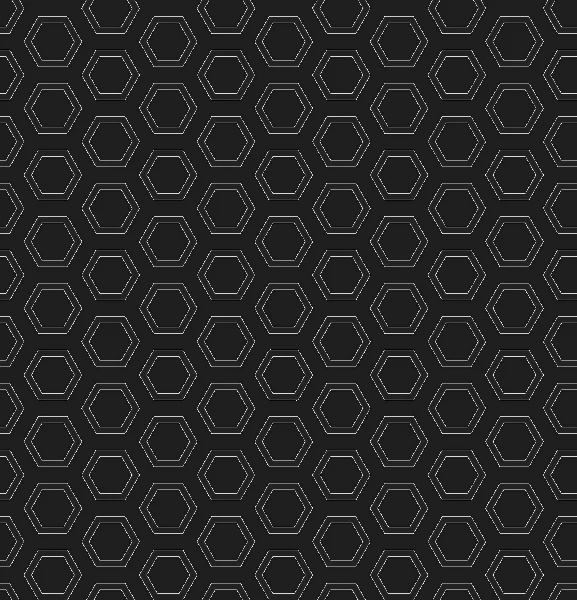
#> input picture image/back_30.jpg, 577 x 600 px
$ python input_mask.py
#> lines starting #> are read from the running program, lines starting #| are printed output that depends on the picture; after the words box and inside, x2 and y2 are one past the last pixel; in counts of white or black regions, pixels touching at a corner belong together
# 入力画像に異なる背景画像にする
import cv2
import numpy as np
import os

def add(object_img, back_img):

    # HSVに変換する
    # hsv = cv2.cvtColor(object_img, cv2.COLOR_BGR2HSV)
    gray = cv2.cvtColor(object_img, cv2.COLOR_BGR2GRAY)

    kernel = np.ones((5,5), np.int8)
    # 2値化する
    #bin_img = cv2.inRange(hsv, (0,10,0),(255,255,255))
    lower = 20
    uppper = 40
    bin_img = cv2.inRange(gray, lower, uppper)
    # [16 lines of commented-out code are left out]

    mask_cleaned = cv2.morphologyEx(bin_img, cv2.MORPH_OPEN, kernel)

    mask = cv2.bitwise_not(bin_img)

    # 貼り付け位置
    x, y = 0, 0

    w = min(object_img.shape[1], back_img.shape[1] - x)
    h = min(object_img.shape[0], back_img.shape[0] - y)

    # 合成する領域
    object_roi = object_img[:h, :w]
    back_roi = back_img[y:y+h, x:x+w]

    # 合成する
    back_roi[:] = np.where(mask[:h, :w, np.newaxis] == 0, back_roi, object_roi.astype(float))
    # cv2.imshow("add_img", back_roi)
    # cv2.waitKey(0)
    return back_roi

if __name__ == '__main__':

    output_dir = '../test/new_input_back30/'
    os.makedirs(output_dir, exist_ok = True)

    back_img = cv2.imread('../image/back_30.jpg')
#> back_img is the input picture: shape (600, 577, 3); min 0, max 255, mean 39.4
    back_img = cv2.resize(back_img, (416, 416))
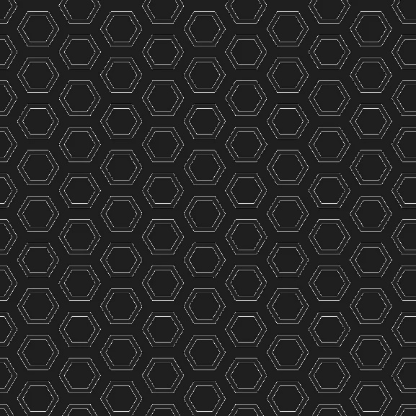
#> back_img: shape (416, 416, 3); min 4, max 241, mean 39.3
    cv2.imwrite('../image/back_img_30.jpg', back_img)

    kernel = np.ones((5, 5), np.uint8)

    number = 20
    for i in range(number):
        # 画像の読み込み
        image = cv2.imread(f'../test/new_input2/input_{i}.png')
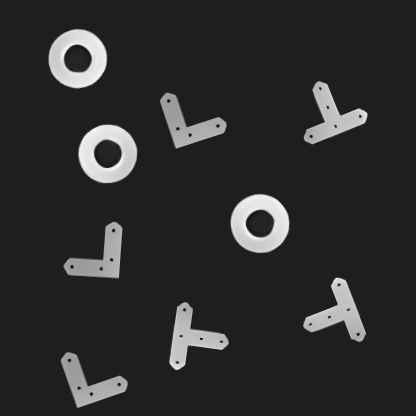
#> input picture test/new/new_input2/input_0.png, 416 x 416 px, found by its file name
#> image is the input picture: shape (416, 416, 3); mean B, G, R 45.1, 45.2, 45.1
        back_img = cv2.imread('../image/back_30.jpg')
        back_img = cv2.resize(back_img, (416, 416))

        # # 白色の部分をマスクして
        # gray_img = cv2.cvtColor(image, cv2.COLOR_BGR2GRAY)
        # # thre, mask = cv2.threshold(gray_img, 0, 50, cv2.THRESH_BINARY)
        # mask = cv2.inRange(gray_img, 254, 255)

        # # モルフォロジー
        # mask_cleaned = cv2.morphologyEx(mask, cv2.MORPH_OPEN, kernel)

        # # マスク画像の反転
        # mask_inv = cv2.bitwise_not(mask)

        # # 画像と背景を合成
        # result = cv2.bitwise_and(image, image, mask=mask_inv)
        # back_portion = cv2.bitwise_and(back_img, back_img, mask=mask_cleaned)
        # final_img = cv2.add(result, back_portion)

        final_img = add(image, back_img)
#> in add, `bin_img = cv2.inRange(gray, lower, uppper)`:
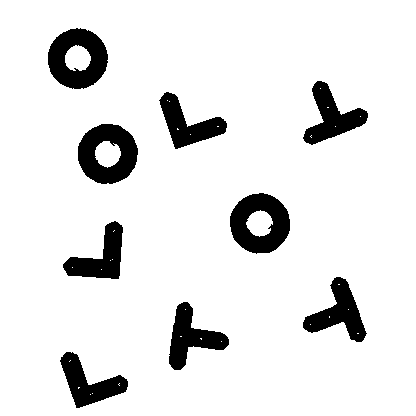
#> bin_img: shape (416, 416); 90% white; 9 black regions, largest, box (x1, y1, x2, y2) and area: (48, 28, 108, 89) 2324, (230, 193, 290, 254) 2322, (78, 124, 138, 184) 2320
#> in add, `mask_cleaned = cv2.morphologyEx(bin_img, cv2.MORPH_OPEN, kernel)`:
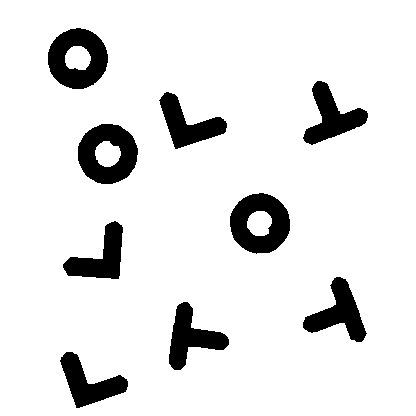
#> mask_cleaned: shape (416, 416); 89.9% white; 9 black regions, largest, box (x1, y1, x2, y2) and area: (48, 28, 108, 89) 2345, (230, 193, 290, 254) 2339, (78, 124, 138, 184) 2331
#> in add, `back_roi[:] = np.where(mask[:h, :w, np.newaxis] == 0, back_roi, object..`:
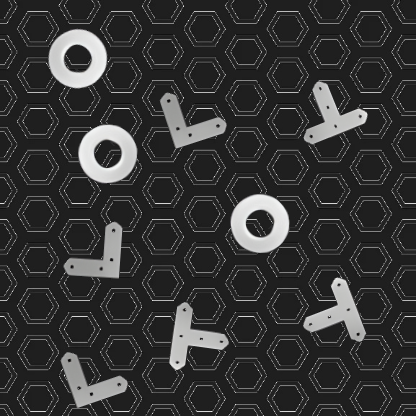
#> back_roi: shape (416, 416, 3); 9.99% of pixels changed, all inside (x1, y1, x2, y2) = (48, 28, 368, 408)

        cv2.imshow('output', final_img)
        cv2.waitKey(0)
        cv2.destroyAllWindows()
        # cv2.imwrite(f'test/input_back2/input_{i}.jpg', final_img)
        cv2.imwrite(output_dir+f'input_{i}.png', final_img)
        print(final_img.shape)
#| (416, 416, 3)
#> pass 2 of the loop `for i in range(number):`:
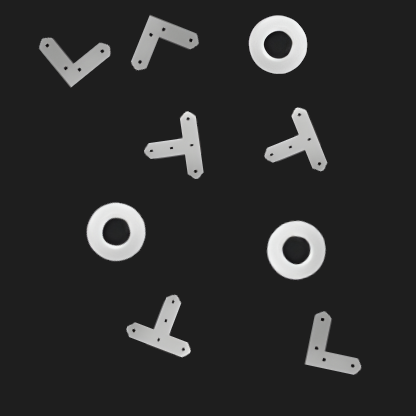
#> input picture test/new/new_input2/input_1.png, 416 x 416 px, found by its file name
#> image is the input picture: shape (416, 416, 3); mean B, G, R 45.1, 45.2, 45.1
#> in add (call 2), `bin_img = cv2.inRange(gray, lower, uppper)`:
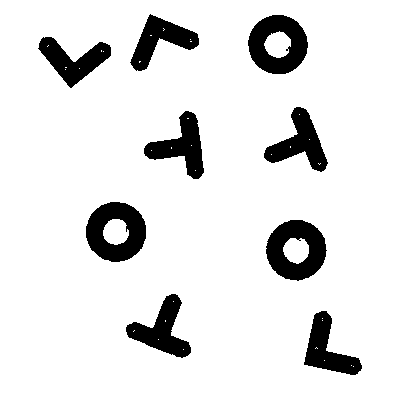
#> bin_img: shape (416, 416); 90.1% white; 9 black regions, largest, box (x1, y1, x2, y2) and area: (266, 220, 327, 281) 2322, (86, 202, 146, 262) 2317, (248, 15, 308, 74) 2238
#> mask_cleaned: shape (416, 416); 90% white; 9 black regions, largest, box (x1, y1, x2, y2) and area: (266, 220, 327, 281) 2339, (86, 202, 146, 262) 2331, (248, 15, 308, 74) 2255
#> in add (call 2), `back_roi[:] = np.where(mask[:h, :w, np.newaxis] == 0, back_roi, object..`:
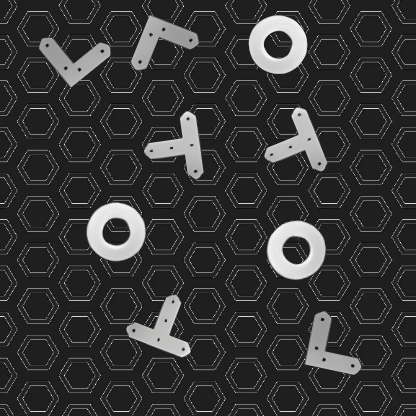
#> back_roi: shape (416, 416, 3); 9.94% of pixels changed, all inside (x1, y1, x2, y2) = (38, 14, 362, 375)
#| (416, 416, 3)
#> (the run stopped early here; a loop or call above may not have finished)
